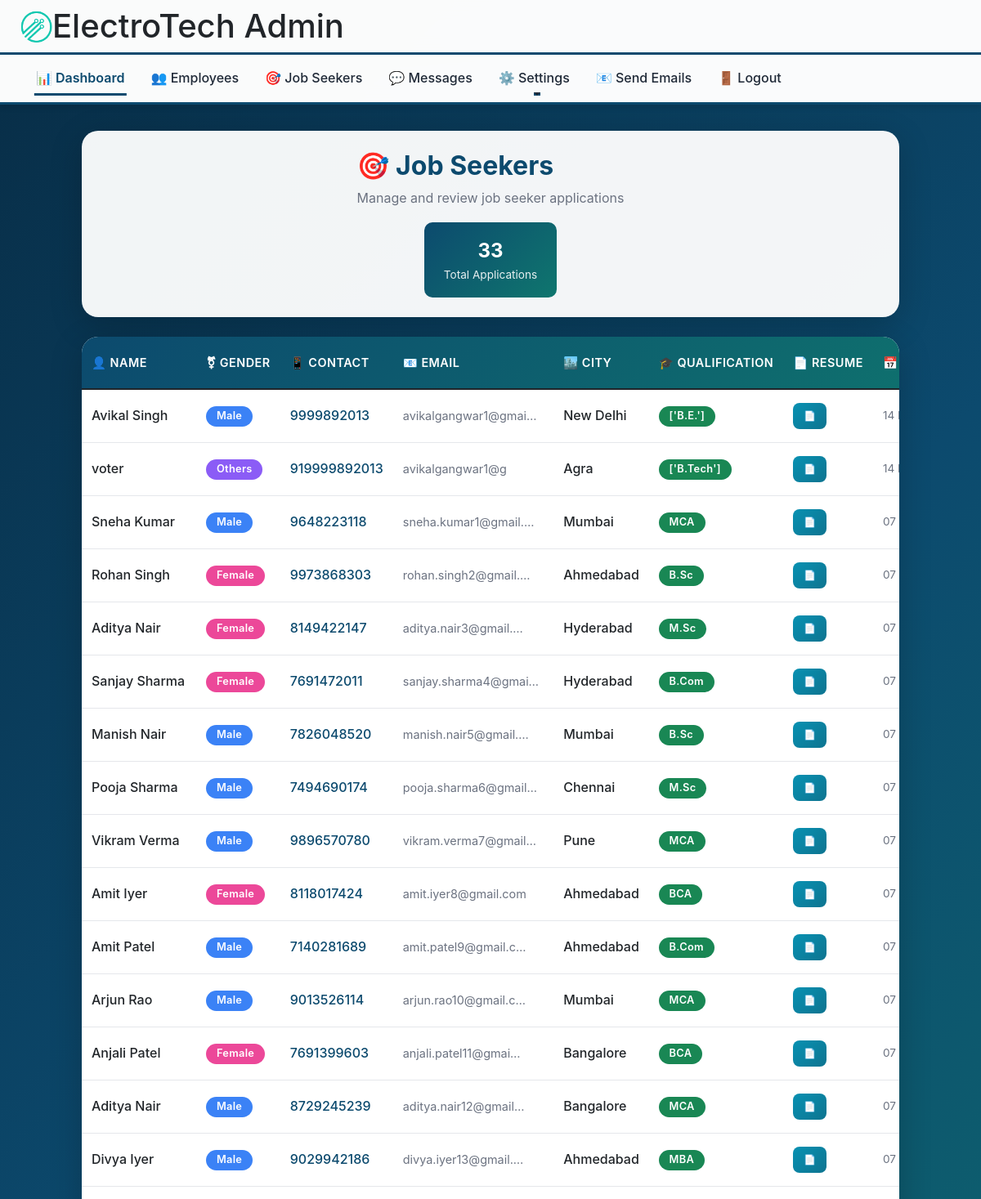
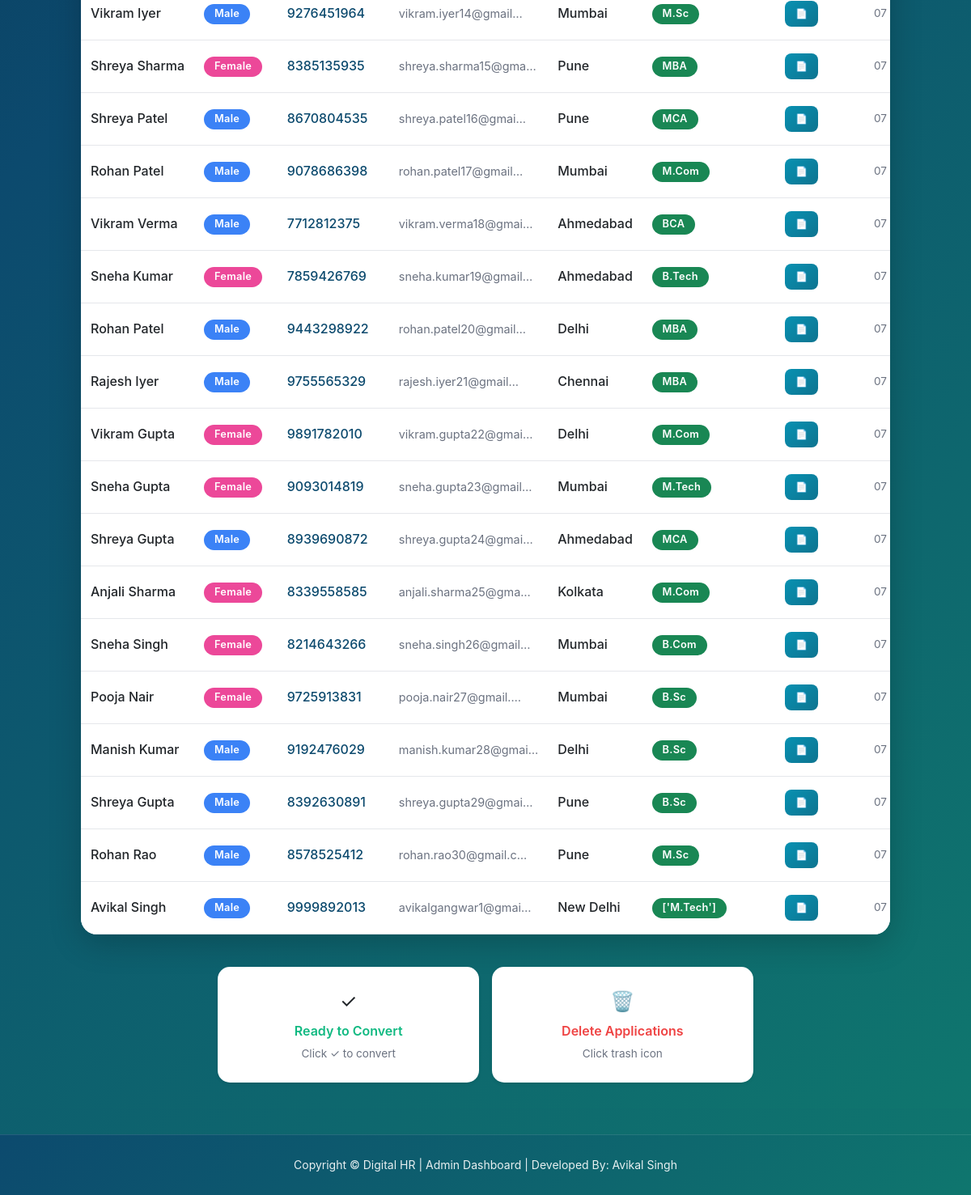
Screenshot of /jobseeker (signed in) with the database file from the repository (2 pictures, top to bottom).
### home/models.py (models this page shows)
class JobSeeker(models.Model):
    name = models.CharField(max_length=122)
    gender = models.CharField(max_length=122)
    address = models.TextField()
    city = models.CharField(max_length=122)
    contactno = models.IntegerField()
    email = models.EmailField(max_length=122)
    qualification = models.CharField(max_length=122)
    file = models.FileField(null=True, upload_to="resume/", max_length=250, default=None)
    date = models.DateField()

### home/views.py (the view)
# urls.py: path("jobseeker", views.jobseeker, name = 'jobseeker'),
def jobseeker(request):
    if request.user.is_anonymous:
        return redirect("admin_login")
    jobseekers = JobSeeker.objects.all()
    return render(request, 'admin_zone/jobseeker.html', {'jobseekers': jobseekers})

### templates/admin_zone/jobseeker.html (shortened to what this page needs)
{% extends 'admin_zone/admin_home.html' %}
{% load static %}
{% block body %}
<div style="background: linear-gradient(135deg, #082f49 0%, #0c4a6e 40%, #0f766e 100%); min-height: calc(100vh - 200px); padding: 2rem 1rem;">
    <div style="max-width: 1000px; margin: 0 auto; width: 100%;">
        <div class="card mb-4" style="background: rgba(255, 255, 255, 0.95); border: none; border-radius: 20px; box-shadow: 0 10px 40px rgba(0,0,0,0.2);">
            <div class="card-body py-4 px-5">
                <div style="display: flex; flex-direction: column; gap: 1rem; align-items: center; justify-content: space-between; flex-wrap: wrap; @media (min-width: 600px) { flex-direction: row; }">
                    <div>
                        <h1 style="font-size: 2rem; font-weight: 700; color: var(--primary-color); margin: 0;">🎯 Job Seekers</h1>
                        <p style="color: var(--text-muted); margin-top: 0.5rem; margin-bottom: 0;">Manage and review job seeker applications</p>
                    </div>
                    <div style="background: linear-gradient(135deg, var(--primary-color) 0%, var(--secondary-color) 100%); color: white; padding: 1rem 1.5rem; border-radius: 10px; text-align: center; max-width: 200px;">
                        <div style="font-size: 1.5rem; font-weight: 700;">{{ jobseekers|length }}</div>
                        <div style="font-size: 0.85rem; opacity: 0.9;">Total Applications</div>
                    </div>
                </div>
            </div>
        </div>
        <div class="card" style="background: white; border: none; border-radius: 20px; box-shadow: 0 10px 40px rgba(0,0,0,0.2); overflow: hidden;">
            <div class="table-responsive" style="overflow-x: auto; max-width: 100%;">
                <table class="table table-hover mb-0" style="width: 100%; min-width: 900px;">
                    <thead style="background: linear-gradient(135deg, var(--primary-color) 0%, var(--secondary-color) 100%); color: white; position: sticky; top: 0; z-index: 10;">
                        <tr>
                            <th style="padding: 1.25rem 0.75rem; font-weight: 600; font-size: 0.9rem; white-space: nowrap;">👤 Name</th>
                            <th style="padding: 1.25rem 0.75rem; font-weight: 600; font-size: 0.9rem; white-space: nowrap;">⚧ Gender</th>
                            <th style="padding: 1.25rem 0.75rem; font-weight: 600; font-size: 0.9rem; white-space: nowrap;">📱 Contact</th>
                            <th style="padding: 1.25rem 0.75rem; font-weight: 600; font-size: 0.9rem; white-space: nowrap;">📧 Email</th>
                            <th style="padding: 1.25rem 0.75rem; font-weight: 600; font-size: 0.9rem; white-space: nowrap;">🏙️ City</th>
                            <th style="padding: 1.25rem 0.75rem; font-weight: 600; font-size: 0.9rem; white-space: nowrap;">🎓 Qualification</th>
                            <th style="padding: 1.25rem 0.75rem; font-weight: 600; font-size: 0.9rem; white-space: nowrap;">📄 Resume</th>
                            <th style="padding: 1.25rem 0.75rem; font-weight: 600; font-size: 0.9rem; white-space: nowrap;">📅 Date</th>
                        </tr>
                    </thead>
                    <tbody>
                        {% if jobseekers %}
                            {% for jobseeker in jobseekers %}
                            <tr style="border-bottom: 1px solid #e5e7eb; transition: background-color 0.3s ease;">
                                <td style="padding: 1rem 0.75rem; font-weight: 500; white-space: nowrap;">{{ jobseeker.name|truncatewords:2 }}</td>
                                <td style="padding: 1rem 0.75rem; white-space: nowrap;">
                                    <span class="badge" style="{% if jobseeker.gender == 'Male' %}background: #3b82f6;{% elif jobseeker.gender == 'Female' %}background: #ec4899;{% else %}background: #8b5cf6;{% endif %} color: white; padding: 0.4rem 0.8rem; font-size: 0.8rem;">
                                        {{ jobseeker.gender }}
                                    </span>
                                </td>
                                <td style="padding: 1rem 0.75rem; font-weight: 500; white-space: nowrap; color: var(--primary-color);">{{ jobseeker.contactno }}</td>
                                <td style="padding: 1rem 0.75rem; font-size: 0.9rem; white-space: nowrap; color: var(--text-muted);">{{ jobseeker.email|truncatechars:20 }}</td>
                                <td style="padding: 1rem 0.75rem; font-weight: 500; white-space: nowrap;">{{ jobseeker.city }}</td>
                                <td style="padding: 1rem 0.75rem; white-space: nowrap;">
                                    <span class="badge bg-success" style="padding: 0.4rem 0.8rem; font-size: 0.8rem;">{{ jobseeker.qualification|truncatewords:1 }}</span>
                                </td>
                                <td style="padding: 1rem 0.75rem; white-space: nowrap;">
                                    <a href="/media/{{ jobseeker.file }}" target="_blank" style="display: inline-flex; align-items: center; gap: 0.3rem; color: white; background: linear-gradient(135deg, var(--info-color) 0%, var(--info-dark) 100%); padding: 0.4rem 0.8rem; border-radius: 8px; text-decoration: none; font-weight: 600; font-size: 0.75rem; transition: transform 0.3s, box-shadow 0.3s;" onmouseover="this.style.transform='translateY(-2px)'; this.style.boxShadow='0 5px 15px rgba(8,145,178,0.4)'" onmouseout="this.style.transform='translateY(0)'; this.style.boxShadow='none'">
                                        📄
                                    </a>
                                </td>
                                <td style="padding: 1rem 0.75rem; color: var(--text-muted); font-size: 0.85rem; white-space: nowrap;">{{ jobseeker.date|date:"d M Y" }}</td>
                            </tr>
                            {% endfor %}
                        {% endif %}
                    </tbody>
                </table>
            </div>
        </div>
        <div class="row g-3 mt-4" style="display: flex; justify-content: center;">
            <div class="col-md-6 col-lg-4">
                <div class="card border-0 shadow-sm" style="background: white; border-radius: 15px; text-align: center;">
                    <div class="card-body py-4">
                        <div style="font-size: 1.5rem; margin-bottom: 0.5rem;">✓</div>
                        <h6 style="font-weight: 600; color: var(--success-color); margin: 0;">Ready to Convert</h6>
                        <p style="font-size: 0.85rem; color: var(--text-muted); margin: 0.5rem 0 0 0;">Click ✓ to convert</p>
                    </div>
                </div>
            </div>
            <div class="col-md-6 col-lg-4">
                <div class="card border-0 shadow-sm" style="background: white; border-radius: 15px; text-align: center;">
                    <div class="card-body py-4">
                        <div style="font-size: 1.5rem; margin-bottom: 0.5rem;">🗑️</div>
                        <h6 style="font-weight: 600; color: var(--danger-color); margin: 0;">Delete Applications</h6>
                        <p style="font-size: 0.85rem; color: var(--text-muted); margin: 0.5rem 0 0 0;">Click trash icon</p>
                    </div>
                </div>
            </div>
        </div>
    </div>
</div>
{% endblock body %}

### static/css/modern-hr.css (style rules this page uses)
:root { --primary-color: #0c4a6e; --primary-dark: #082f49; --primary-light: #0369a1; --secondary-color: #0f766e; --success-color: #10b981; --success-dark: #059669; --warning-color: #f59e0b; --warning-dark: #d97706; --danger-color: #ef4444; --danger-dark: #dc2626; --info-color: #0891b2; --info-dark: #0e7490; --white: #ffffff; --light-bg: #f8fafc; --light-gray: #e5e7eb; --gray: #9ca3af; --dark-gray: #6b7280; --text-dark: #1f2937; --text-muted: #6b7280; --border-color: #e5e7eb; --shadow-xs: 0 1px 2px rgba(0, 0, 0, 0.05); --shadow-sm: 0 1px 3px rgba(0, 0, 0, 0.1); --shadow-md: 0 4px 6px rgba(0, 0, 0, 0.1); --shadow-lg: 0 10px 25px rgba(0, 0, 0, 0.15); --shadow-xl: 0 20px 40px rgba(0, 0, 0, 0.2); --transition-fast: all 0.15s ease; --transition: all 0.3s ease; --transition-slow: all 0.5s ease; --spacing-xs: 0.25rem; --spacing-sm: 0.5rem; --spacing-md: 1rem; --spacing-lg: 1.5rem; --spacing-xl: 2rem; --radius-sm: 6px; --radius-md: 10px; --radius-lg: 16px; --radius-xl: 24px; --radius-full: 9999px; --z-dropdown: 1000; --z-sticky: 1020; --z-fixed: 1030; --z-modal-backdrop: 1040; --z-modal: 1050; --z-popover: 1060; --z-tooltip: 1070; }
* { box-sizing: border-box; }
body { font-family: -apple-system, BlinkMacSystemFont, 'Segoe UI', Roboto, 'Helvetica Neue', Arial, sans-serif; background: linear-gradient(135deg, #082f49 0%, #0c4a6e 40%, #0f766e 100%) !important; background-attachment: fixed !important; min-height: 100vh; line-height: 1.6; -webkit-font-smoothing: antialiased; -moz-osx-font-smoothing: grayscale; transition: var(--transition); }
html { scroll-behavior: smooth; }
.table-responsive { border-radius: var(--radius-lg); overflow: hidden; box-shadow: var(--shadow-md); background: white; }
table { background: white; border-radius: var(--radius-lg); overflow: hidden; box-shadow: var(--shadow-md); width: 100%; }
.table { margin-bottom: 0; }
thead { background: linear-gradient(135deg, var(--primary-color) 0%, var(--secondary-color) 100%); color: white; position: sticky; top: 0; z-index: 10; }
thead th { border: none; padding: 1rem; font-weight: 600; text-transform: uppercase; letter-spacing: 0.5px; font-size: 0.85rem; white-space: nowrap; position: relative; }
thead th::after { content: ''; position: absolute; bottom: 0; left: 0; width: 0; height: 2px; background: white; transition: var(--transition); }
tbody tr { transition: var(--transition); border-bottom: 1px solid var(--border-color); }
tbody tr:last-child { border-bottom: none; }
tbody td { padding: 1rem; vertical-align: middle; }
.card { border: none; border-radius: var(--radius-xl); box-shadow: var(--shadow-md); transition: var(--transition); overflow: hidden; background: white; }
.card-body { padding: 1.5rem; }
a:not(.btn):not(.nav-link):not(.dropdown-item):not(.page-link) { color: var(--primary-color); text-decoration: none; transition: var(--transition); position: relative; }
.badge { padding: 0.5rem 1rem; border-radius: var(--radius-full); font-weight: 600; letter-spacing: 0.3px; font-size: 0.85rem; display: inline-flex; align-items: center; gap: 0.25rem; }

### rows the page displays
JobSeeker: name "Avikal Singh", gender "Male", contactno "9999892013", email "avikalgangwar1@gmai…", city "New Delhi", qualification "['B.E.']", date "14…"
JobSeeker: name "voter", gender "Others", contactno "919999892013", email "avikalgangwar1@g", city "Agra", qualification "['B.Tech']", date "14…"
JobSeeker: name "Sneha Kumar", gender "Male", contactno "9648223118", email "sneha.kumar1@gmail.…", city "Mumbai", qualification "MCA", date "07…"
JobSeeker: name "Rohan Singh", gender "Female", contactno "9973868303", email "rohan.singh2@gmail.…", city "Ahmedabad", qualification "B.Sc", date "07…"
JobSeeker: name "Aditya Nair", gender "Female", contactno "8149422147", email "aditya.nair3@gmail.…", city "Hyderabad", qualification "M.Sc", date "07…"
JobSeeker: name "Sanjay Sharma", gender "Female", contactno "7691472011", email "sanjay.sharma4@gmai…", city "Hyderabad", qualification "B.Com", date "07…"
JobSeeker: name "Manish Nair", gender "Male", contactno "7826048520", email "manish.nair5@gmail.…", city "Mumbai", qualification "B.Sc", date "07…"
JobSeeker: name "Pooja Sharma", gender "Male", contactno "7494690174", email "pooja.sharma6@gmail…", city "Chennai", qualification "M.Sc", date "07…"
JobSeeker: name "Vikram Verma", gender "Male", contactno "9896570780", email "vikram.verma7@gmail…", city "Pune", qualification "MCA", date "07…"
JobSeeker: name "Amit Iyer", gender "Female", contactno "8118017424", email "amit.iyer8@gmail.com", city "Ahmedabad", qualification "BCA", date "07…"
JobSeeker: name "Amit Patel", gender "Male", contactno "7140281689", email "amit.patel9@gmail.c…", city "Ahmedabad", qualification "B.Com", date "07…"
JobSeeker: name "Arjun Rao", gender "Male", contactno "9013526114", email "arjun.rao10@gmail.c…", city "Mumbai", qualification "MCA", date "07…"
JobSeeker: name "Anjali Patel", gender "Female", contactno "7691399603", email "anjali.patel11@gmai…", city "Bangalore", qualification "BCA", date "07…"
JobSeeker: name "Aditya Nair", gender "Male", contactno "8729245239", email "aditya.nair12@gmail…", city "Bangalore", qualification "MCA", date "07…"
JobSeeker: name "Divya Iyer", gender "Male", contactno "9029942186", email "divya.iyer13@gmail.…", city "Ahmedabad", qualification "MBA", date "07…"
JobSeeker: name "Vikram Iyer", gender "Male", contactno "9276451964", email "vikram.iyer14@gmail…", city "Mumbai", qualification "M.Sc", date "07…"
JobSeeker: name "Shreya Sharma", gender "Female", contactno "8385135935", email "shreya.sharma15@gma…", city "Pune", qualification "MBA", date "07…"
JobSeeker: name "Shreya Patel", gender "Male", contactno "8670804535", email "shreya.patel16@gmai…", city "Pune", qualification "MCA", date "07…"
JobSeeker: name "Rohan Patel", gender "Male", contactno "9078686398", email "rohan.patel17@gmail…", city "Mumbai", qualification "M.Com", date "07…"
JobSeeker: name "Vikram Verma", gender "Male", contactno "7712812375", email "vikram.verma18@gmai…", city "Ahmedabad", qualification "BCA", date "07…"
JobSeeker: name "Sneha Kumar", gender "Female", contactno "7859426769", email "sneha.kumar19@gmail…", city "Ahmedabad", qualification "B.Tech", date "07…"
JobSeeker: name "Rohan Patel", gender "Male", contactno "9443298922", email "rohan.patel20@gmail…", city "Delhi", qualification "MBA", date "07…"
JobSeeker: name "Rajesh Iyer", gender "Male", contactno "9755565329", email "rajesh.iyer21@gmail…", city "Chennai", qualification "MBA", date "07…"
JobSeeker: name "Vikram Gupta", gender "Female", contactno "9891782010", email "vikram.gupta22@gmai…", city "Delhi", qualification "M.Com", date "07…"
JobSeeker: name "Sneha Gupta", gender "Female", contactno "9093014819", email "sneha.gupta23@gmail…", city "Mumbai", qualification "M.Tech", date "07…"
JobSeeker: name "Shreya Gupta", gender "Male", contactno "8939690872", email "shreya.gupta24@gmai…", city "Ahmedabad", qualification "MCA", date "07…"
JobSeeker: name "Anjali Sharma", gender "Female", contactno "8339558585", email "anjali.sharma25@gma…", city "Kolkata", qualification "M.Com", date "07…"
JobSeeker: name "Sneha Singh", gender "Female", contactno "8214643266", email "sneha.singh26@gmail…", city "Mumbai", qualification "B.Com", date "07…"
JobSeeker: name "Pooja Nair", gender "Female", contactno "9725913831", email "pooja.nair27@gmail.…", city "Mumbai", qualification "B.Sc", date "07…"
JobSeeker: name "Manish Kumar", gender "Male", contactno "9192476029", email "manish.kumar28@gmai…", city "Delhi", qualification "B.Sc", date "07…"
JobSeeker: name "Shreya Gupta", gender "Male", contactno "8392630891", email "shreya.gupta29@gmai…", city "Pune", qualification "B.Sc", date "07…"
JobSeeker: name "Rohan Rao", gender "Male", contactno "8578525412", email "rohan.rao30@gmail.c…", city "Pune", qualification "M.Sc", date "07…"
JobSeeker: name "Avikal Singh", gender "Male", contactno "9999892013", email "avikalgangwar1@gmai…", city "New Delhi", qualification "['M.Tech']", date "07…"

### other values shown
{{ jobseekers|length }} "33"
